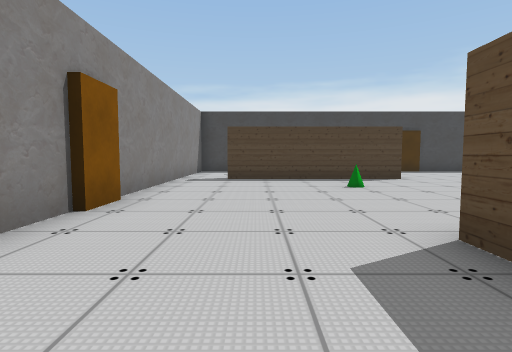
view 1 (above)

12 first-person views from a walk through a Unity game level. The camera is 1.4 m above the floor, tilts 4° down and sees 80° across. The floor is counted in squares, 2 m on a side. Each view is taken from the middle of a square. On the plan, view 1 faces up. The plan holds only what a view shows up to about 10 squares ahead; the rest is blank. The player character is not drawn. Some animated figures are left out.

view 2
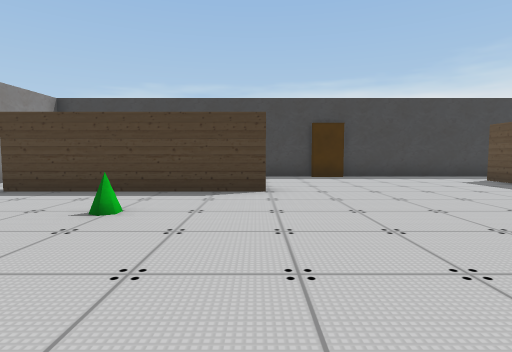

view 3
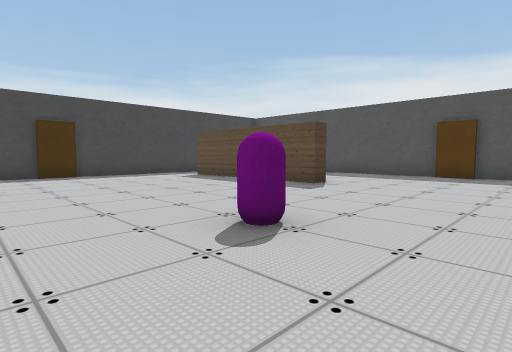

view 4
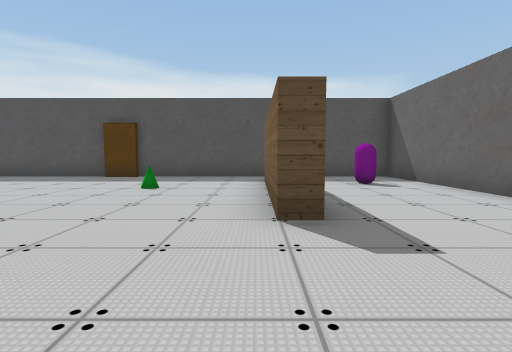

view 5
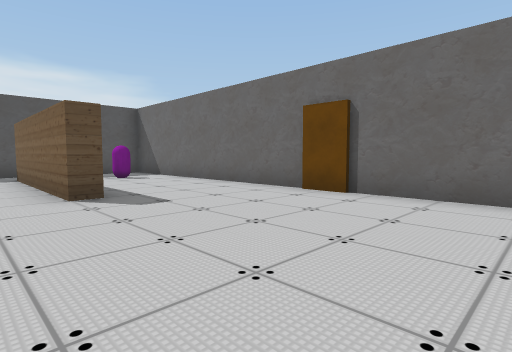

view 6
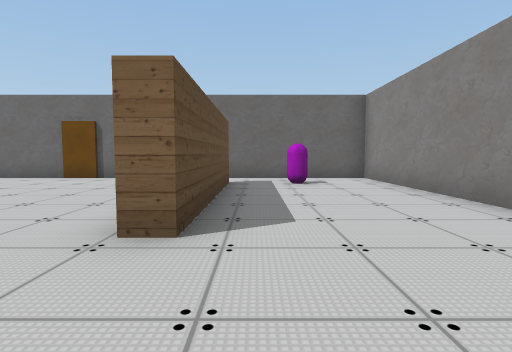

view 7
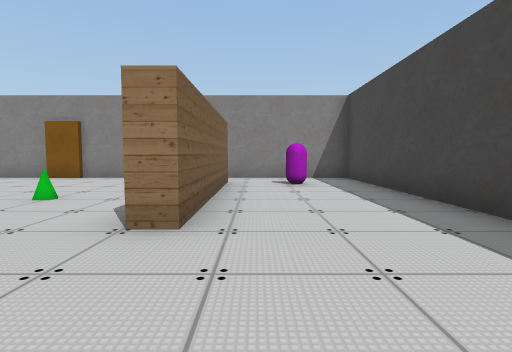

view 8
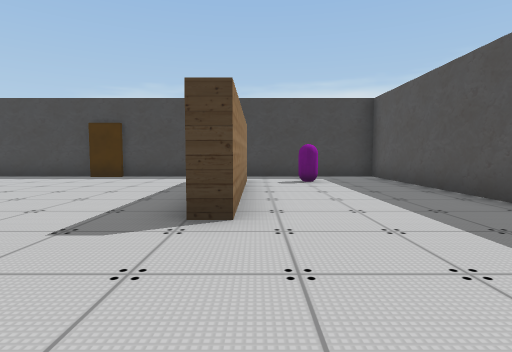

view 9
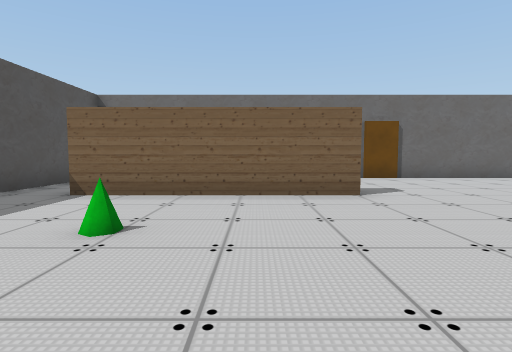

view 10
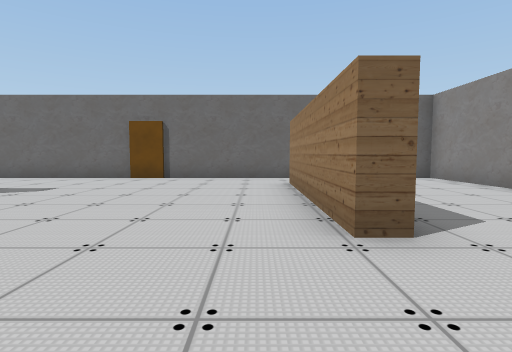

view 11
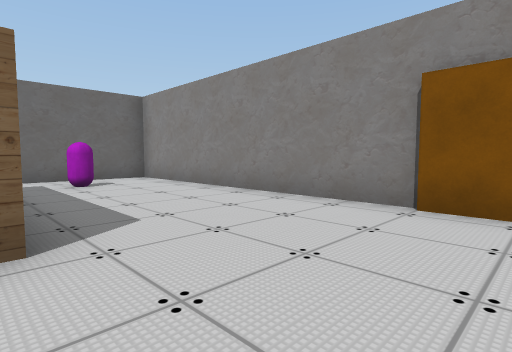

view 12
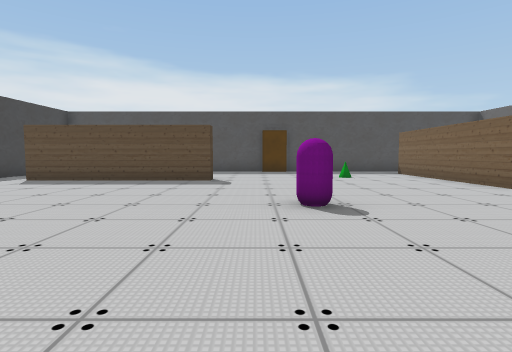

### Floor plan
Key: @ floor where view 1 was taken; # wall or solid block; . floor; = window, fence, low wall or low ledge.
Columns run from 3 left of view 1 to 15 right of it. Each row starts with its distance up from view 1.
 13 ###################
 12 #.................#
 11 #..#.........#.#..#
 10 #............#....#
  9 #..#####.....#....#
  8 #............#....#
  7 #....=.......#....#
  6 #.................#
  5 #.................#
  4 #........#........#
  3 #.................#
  2 #....#........=...#
  1 #....#............#
  0 #..@.#............#
 -1 #....#......#####.#
 -2 #....#............#
 -3 #..#...........#..#
 -4 #.................#
 -5 ###################

Positions as (right, up) in squares from view 1, and headings:
1: (0, 0), facing up
2: (4, 3), facing up
3: (4, 2), facing up-right
4: (5, 0), facing right
5: (3, 1), facing down-right
6: (1, 5), facing down
7: (7, 10), facing left
8: (11, 3), facing up
9: (10, 5), facing down
10: (3, 5), facing down
11: (2, 5), facing down-left
12: (2, 5), facing right
